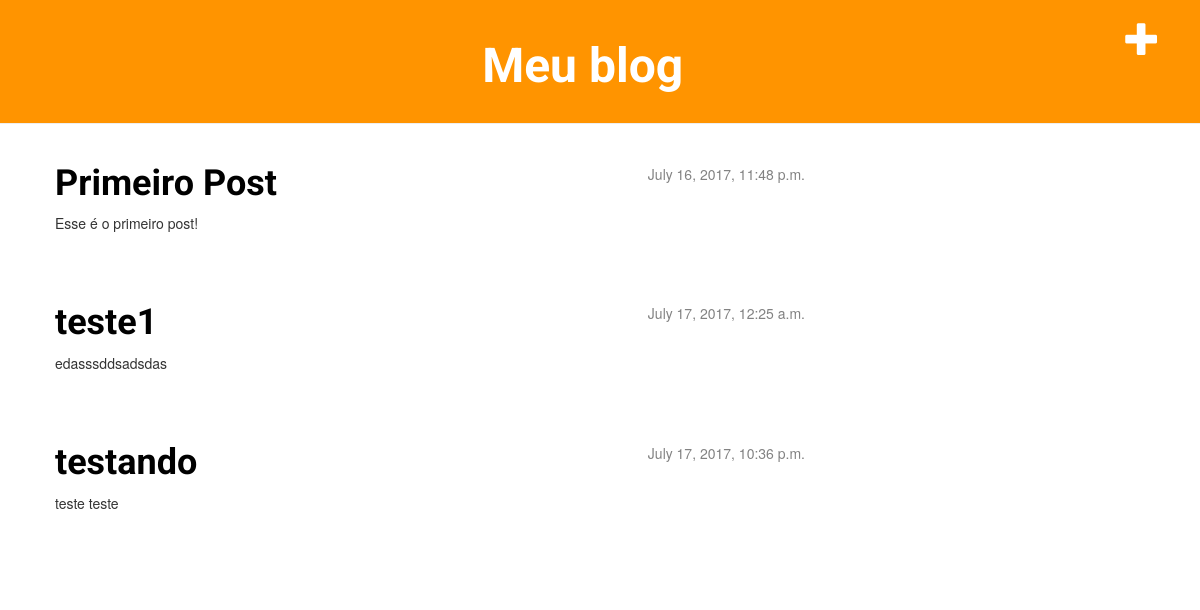
The app's page /, older data.
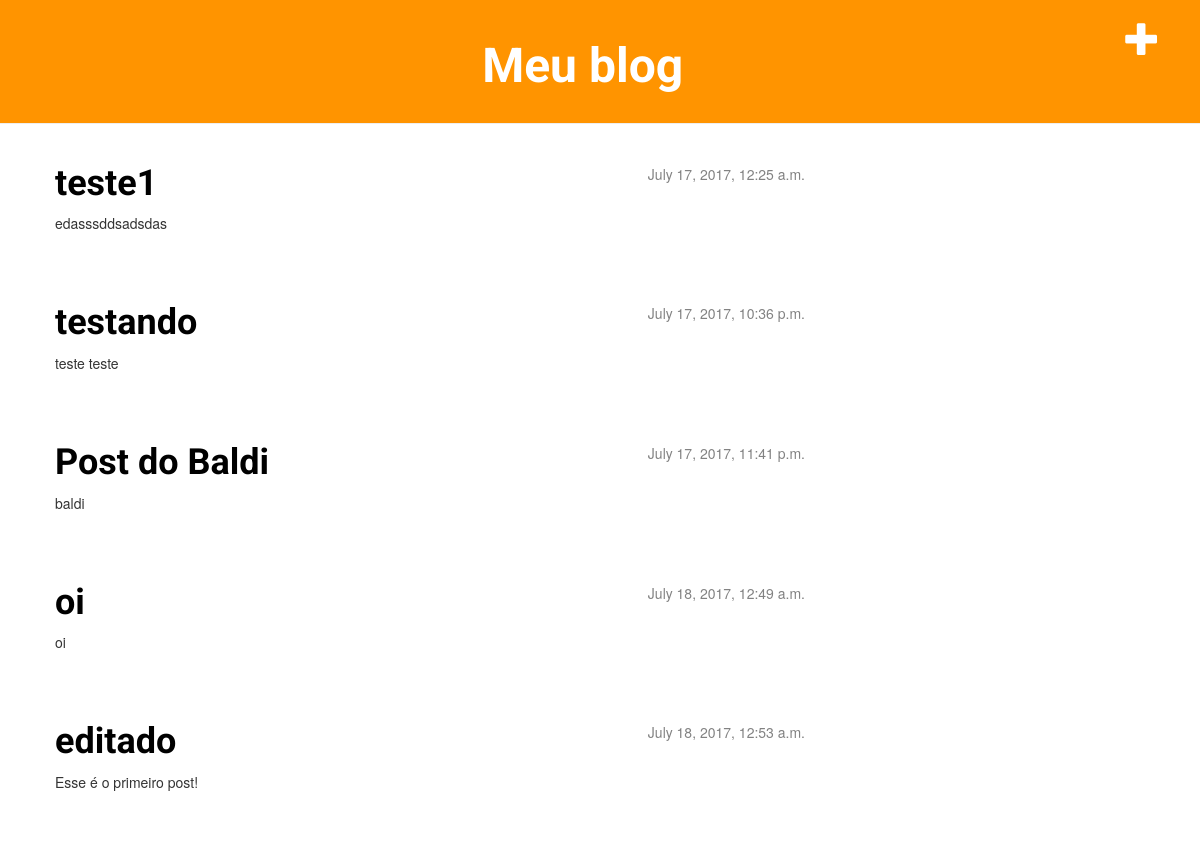
The same page, newer data.
### blog/models.py (models this page shows, shortened)
class Post(models.Model):
    author = models.ForeignKey('auth.User')
    title = models.CharField(max_length=200)
    text = models.TextField()
    created_date = models.DateTimeField(
            default=timezone.now)
    published_date = models.DateTimeField(
            blank=True, null=True)

### blog/views.py (the view)
# urls.py: url(r'^$', views.post_list),
def post_list(request):
    posts = Post.objects.filter(published_date__lte=timezone.now()).order_by('published_date')
    return render(request, 'blog/post_list.html', {'posts': posts})

### blog/templates/blog/post_list.html
{% extends 'blog/base.html' %}
{% block content %}
    {% for post in posts %}
        <div class="post">
            <div class="date">
                {{ post.published_date }}
            </div>
            <h1><a href="{% url 'post_detail' pk=post.pk %}">{{ post.title }}</a></h1>
            <p>{{ post.text|linebreaksbr }}</p>
        </div>
    {% endfor %}
{% endblock content %}

### blog/templates/blog/base.html (shortened to what this page needs)
{% load staticfiles %}
<html>
    <head>
        <link rel="stylesheet" href="//maxcdn.bootstrapcdn.com/bootstrap/3.2.0/css/bootstrap.min.css">
        <link rel="stylesheet" href="{% static 'css/blog.css' %}">
    </head>
    <body>
	<div class="page-header">
	    <a href="{% url 'post_new' %}" class="top-menu"><span class="glyphicon glyphicon-plus"></span></a>
        <h1><a href="/">Meu blog</a></h1>
    </div>
    <div class="content container">
        <div class="row">
            <div class="col-md-8">
            {% block content %}
            {% endblock %}
            </div>
        </div>
    </div>
    </body>
</html>

### blog/static/css/blog.css (style rules this page uses)
h1 a { color: #FCA205; font-weight: bold; font-family: 'Roboto'; }
.page-header { background-color: #ff9400; margin-top: 0; padding: 20px 20px 20px 40px; }
.page-header h1, .page-header h1 a, .page-header h1 a:visited, .page-header h1 a:active { color: #ffffff; font-size: 36pt; text-decoration: none; text-align: center; }
.content { margin-left: 40px; }
h1, h2, h3, h4 { font-family: 'Roboto', sans-serif; }
.date { float: right; color: #828282; }
.top-menu, .top-menu:hover, .top-menu:visited { color: #ffffff; float: right; font-size: 26pt; margin-right: 20px; }
.post { margin-bottom: 70px; }
.post h1 a, .post h1 a:visited { color: #000000; }

Row changes from the older to the newer data that the page shows:
added Post: published_date "July 17, 2017, 11:41 p.m.", title "Post do Baldi", text "baldi"
added Post: published_date "July 18, 2017, 12:49 a.m.", title "oi", text "oi"
changed Post "Esse é o primeiro post!": published_date "July 16, 2017, 11:48 p.m." → "July 18, 2017, 12:53 a.m."; title "Primeiro Post" → "editado"; moves down the list
